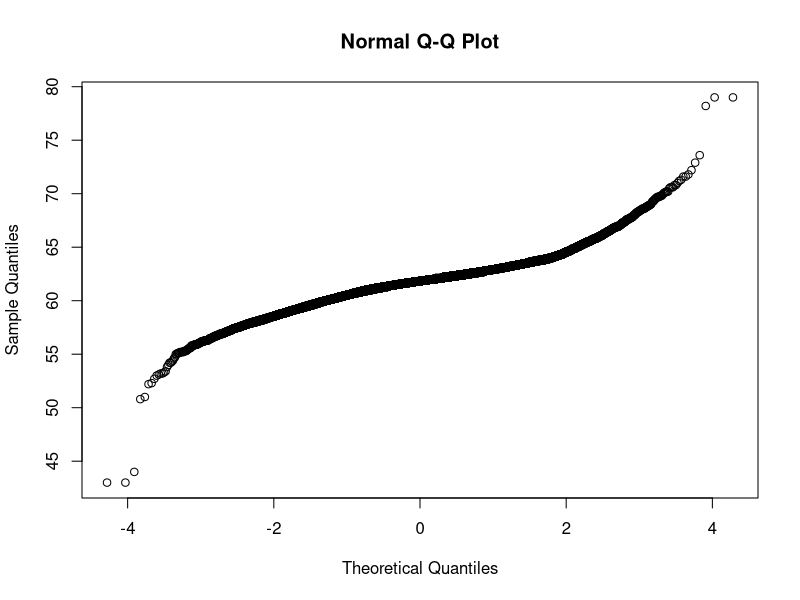
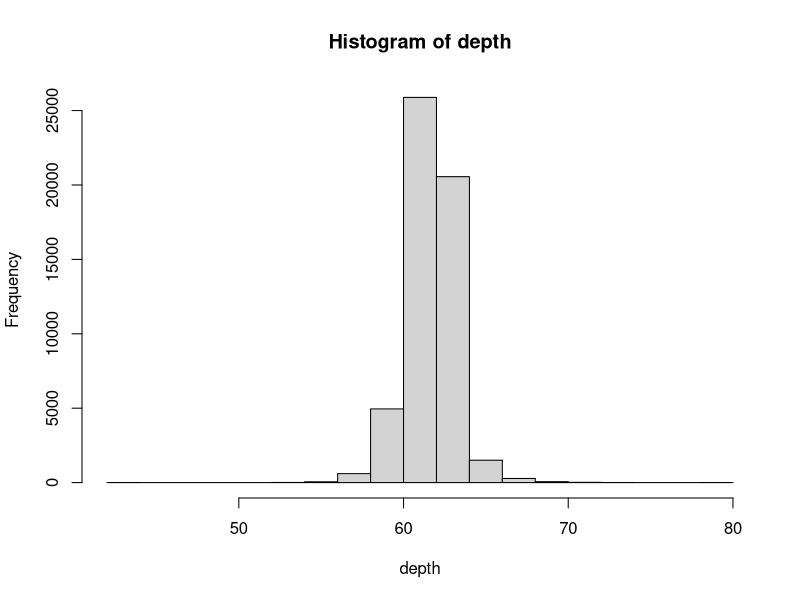

The R script that drew these images, in order:
library(ggplot2)
head(diamonds)
attach(diamonds)


qqnorm(depth)
hist(depth)

depthsmall = sample(depth, 5000)

shapiro.test(depthsmall)


#Normality test 
library(nortest)

cvm.test(depth)
 
lillie.test(depth) # Kolmogrov Smirnov

sf.test(depthsmall) #Shapiro Francia

pearson.test(depth) #pearson normality test 

#all of these above tests arew able to tell us if we have a significant p-value
